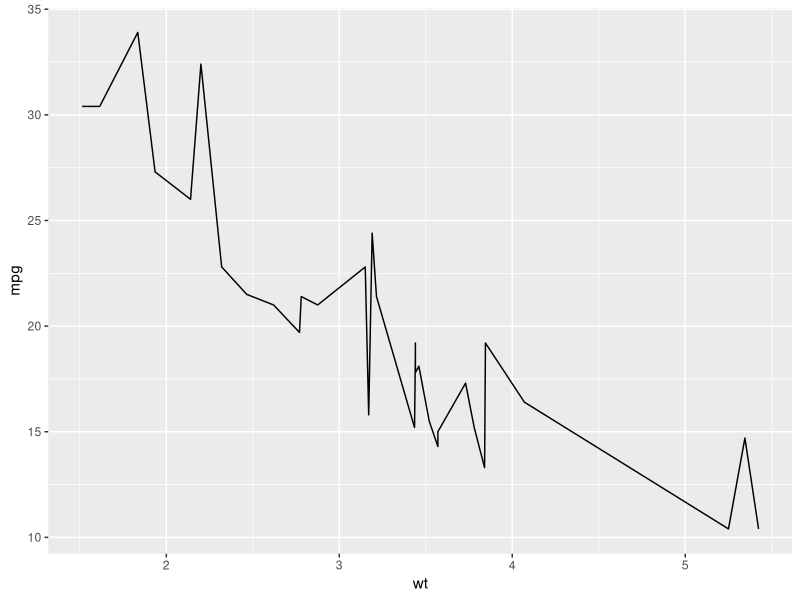
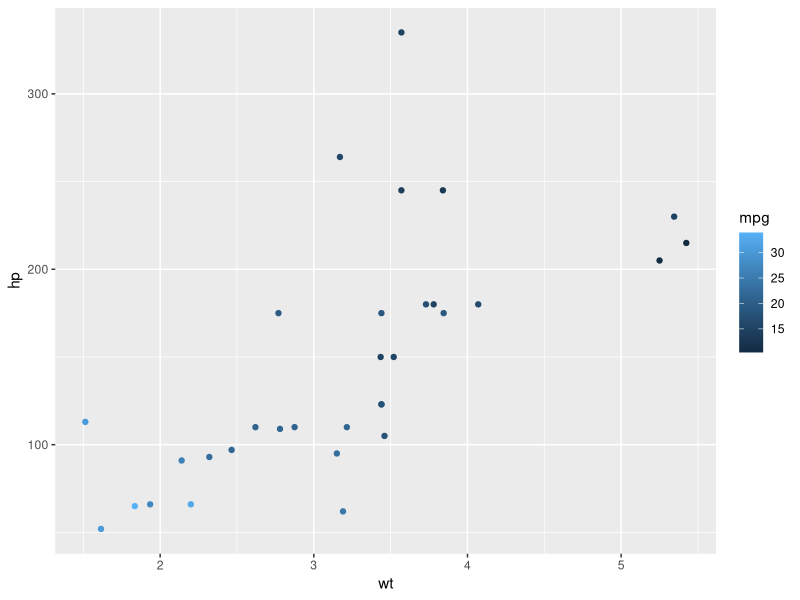

Write the R code that produced these figures, in order.
## ---- chunk 1
library(knitr)
library(ggplot2)
opts_chunk$set(fig.align="center", fig.height=4, fig.width=5.5)
## ---- chunk 2
mtcars
## ---- chunk 3
ggplot(mtcars, aes(x=wt, y=mpg)) + geom_line()
## ---- chunk 4
ggplot(mtcars, aes(x=wt, y=hp, color=mpg)) + geom_point()
